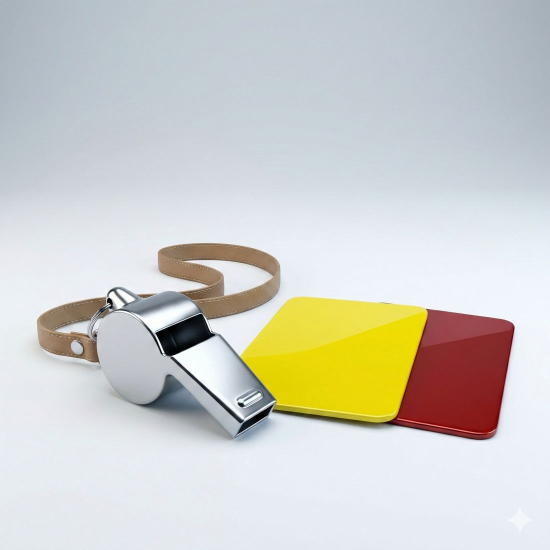
#> input picture img/apito_futebol.jpg, 1100 x 1100 px, given in place of the camera (shown at 1/2 size)
$ python contador.py
#> lines starting #> are read from the running program, lines starting #| are printed output that depends on the picture; after the words box and inside, x2 and y2 are one past the last pixel; in counts of white or black regions, pixels touching at a corner belong together
import cv2
import numpy as np

MIN_AREA = 2500

COLOR_RANGES = {
    "vermelho": [
        ((0, 120, 70), (10, 255, 255)),
        ((170, 120, 70), (179, 255, 255))
    ],
    "verde": [((35, 80, 50), (85, 255, 255))],
    "azul":  [((90, 80, 50), (130, 255, 255))],
    "amarelo": [((20, 100, 80), (35, 255, 255))],
}

def count_color_objects(hsv, ranges):
    mask_total = np.zeros(hsv.shape[:2], dtype=np.uint8)

    for (lower, upper) in ranges:
        lower_np = np.array(lower, dtype=np.uint8)
        upper_np = np.array(upper, dtype=np.uint8)
        mask_total = cv2.bitwise_or(mask_total, cv2.inRange(hsv, lower_np, upper_np))

    kernel = np.ones((5, 5), np.uint8)
    mask_total = cv2.morphologyEx(mask_total, cv2.MORPH_OPEN, kernel, iterations=1)
    mask_total = cv2.morphologyEx(mask_total, cv2.MORPH_CLOSE, kernel, iterations=2)

    contours, _ = cv2.findContours(mask_total, cv2.RETR_EXTERNAL, cv2.CHAIN_APPROX_SIMPLE)

    count = 0
    boxes = []
    for c in contours:
        area = cv2.contourArea(c)
        if area >= MIN_AREA:
            count += 1
            x, y, w, h = cv2.boundingRect(c)
            boxes.append((x, y, w, h))

    return count, boxes

def draw_panel(img, title, data, x, y, line_h=28):
    cv2.putText(img, title, (x, y), cv2.FONT_HERSHEY_SIMPLEX, 0.9, (255,255,255), 2)
    yy = y + line_h
    for k, v in data.items():
        cv2.putText(img, f"{k}: {v}", (x, yy), cv2.FONT_HERSHEY_SIMPLEX, 0.8, (255,255,255), 2)
        yy += line_h

def main():
    cap = cv2.VideoCapture(0)
    if not cap.isOpened():
        print("Não consegui abrir a webcam.")
        return

    # Placares acumulados
    scoreboard = {k: 0 for k in COLOR_RANGES.keys()}

    # Guarda a contagem "na tela" anterior para detectar aumento (entrada)
    prev_live = {k: 0 for k in COLOR_RANGES.keys()}

    while True:
        ok, frame = cap.read()
#> frame is the input picture: shape (1100, 1100, 3); mean B, G, R 201.7, 207.6, 207.1
        if not ok:
            break

        frame = cv2.flip(frame, 1)
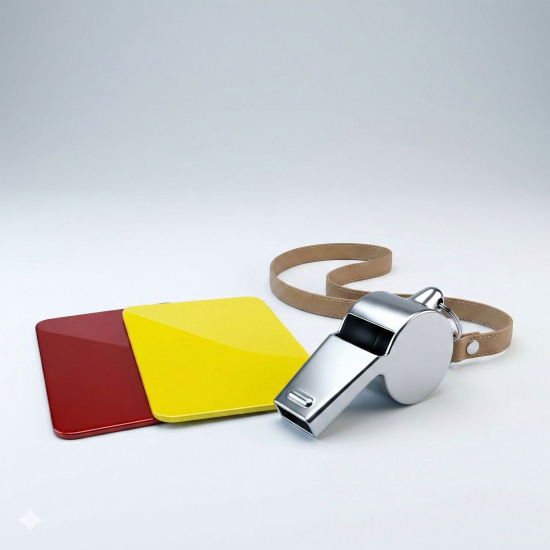
#> frame: shape (1100, 1100, 3) (shown at 1/2 size); mean B, G, R 201.7, 207.6, 207.1
        hsv = cv2.cvtColor(frame, cv2.COLOR_BGR2HSV)
#> hsv: shape (1100, 1100, 3); mean H, S, V 96.3, 36.2, 218.4

        live_counts = {}
        overlay = frame.copy()

        # conta e desenha caixas
        for name, ranges in COLOR_RANGES.items():
            cnt, boxes = count_color_objects(hsv, ranges)
            live_counts[name] = cnt

            for (x, y, w, h) in boxes:
                cv2.rectangle(overlay, (x, y), (x + w, y + h), (255, 255, 255), 2)
                cv2.putText(overlay, name, (x, y - 8),
                            cv2.FONT_HERSHEY_SIMPLEX, 0.7, (255, 255, 255), 2)
#> this loop made 4 passes
#> (cnt, boxes) on passes 1, 4: (1, [(72, 622, 241, 256)]), (1, [(245, 594, 373, 254)])
#> cnt on passes 2 to 3: 0, 0
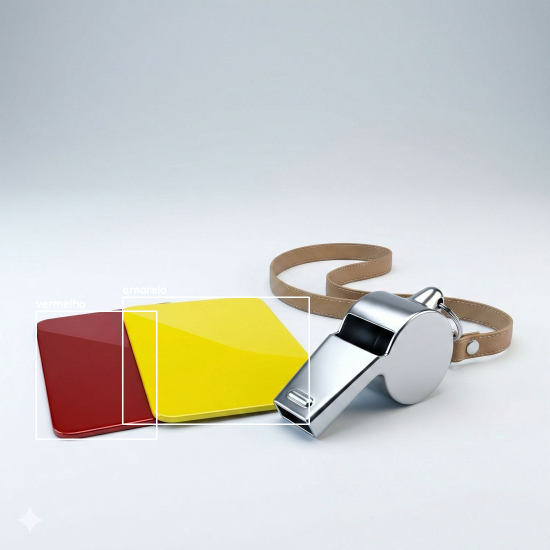
#> overlay: shape (1100, 1100, 3) (shown at 1/2 size); 0.66% of pixels changed, all inside (x1, y1, x2, y2) = (71, 570, 620, 880)
#> after the loop, live_counts = {'vermelho': 1, 'verde': 0, 'azul': 0, 'amarelo': 1}

        # Atualiza placar: soma APENAS quando aumentou a quantidade na tela
        for k in live_counts.keys():
            diff = live_counts[k] - prev_live[k]
            if diff > 0:
                scoreboard[k] += diff
#> this loop made 4 passes
#> (k, diff) on passes 1 to 4: ('vermelho', 1), ('verde', 0), ('azul', 0), ('amarelo', 1)
#> after the loop, scoreboard has the same summary as live_counts
        prev_live = live_counts.copy()
#> prev_live has the same summary as live_counts

        # Painéis: ao vivo e acumulado
        draw_panel(overlay, "AO VIVO (na tela)", live_counts, 10, 30)
#> the loop in draw_panel, `for k, v in data.items():` made 4 passes
#> (k, v, yy) on passes 1 to 4: ('vermelho', 1, 86), ('verde', 0, 114), ('azul', 0, 142), ('amarelo', 1, 170)
#> after the loop in draw_panel, `for k, v in data.items():`:
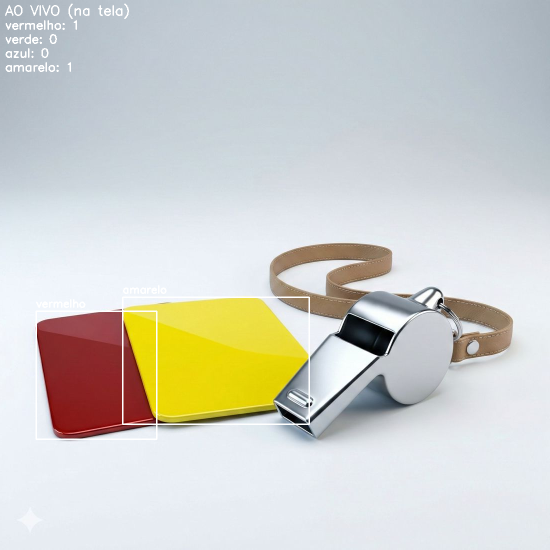
#> img: shape (1100, 1100, 3) (shown at 1/2 size); mean B, G, R 202.5, 208.3, 207.8
#> after the loop in draw_panel, `for k, v in data.items():`: yy = 170
        draw_panel(overlay, "PLACAR (acumulado)", scoreboard, 10, 190)
#> call 2 of draw_panel, with title = 'PLACAR (acumulado)', x = 10, y = 190, line_h = 28
#> in draw_panel (call 2), `cv2.putText(img, title, (x, y), cv2.FONT_HERSHEY_SIMPLEX, 0.9, (255,25..`:
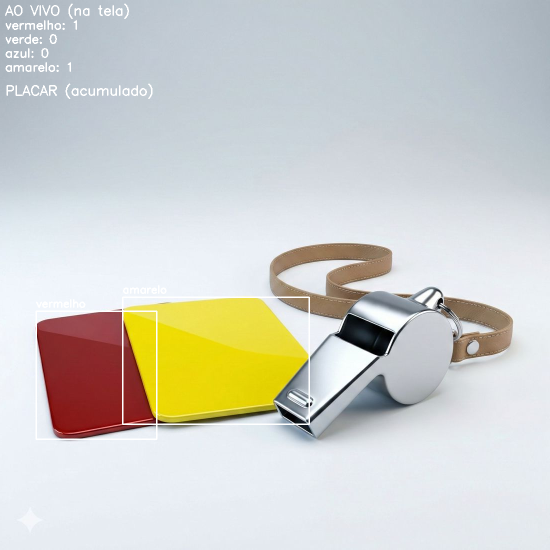
#> img: shape (1100, 1100, 3) (shown at 1/2 size); 0.17% of pixels changed, all inside (x1, y1, x2, y2) = (13, 167, 305, 198)
#> the loop in draw_panel (call 2), `for k, v in data.items():` made 4 passes
#> (k, v, yy) on passes 1 to 4: ('vermelho', 1, 246), ('verde', 0, 274), ('azul', 0, 302), ('amarelo', 1, 330)
#> after the loop in draw_panel (call 2), `for k, v in data.items():`:
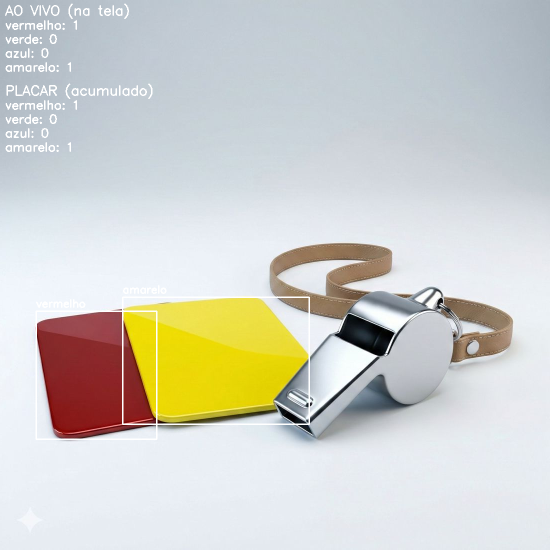
#> img: shape (1100, 1100, 3) (shown at 1/2 size); 0.24% of pixels changed, all inside (x1, y1, x2, y2) = (11, 200, 154, 304)
#> after the loop in draw_panel (call 2), `for k, v in data.items():`: yy = 330

        cv2.putText(overlay, "Teclas: R=zerar placar | Q=sair",
                    (10, overlay.shape[0]-15), cv2.FONT_HERSHEY_SIMPLEX, 0.7, (255,255,255), 2)
#> overlay: shape (1100, 1100, 3); 0.18% of pixels changed, all inside (x1, y1, x2, y2) = (10, 1067, 365, 1092)

        cv2.imshow("Placar de placas por cor", overlay)

        key = cv2.waitKey(1) & 0xFF
#> (key q is pressed here)
        if key == ord('q'):
            break
        elif key == ord('r'):
            scoreboard = {k: 0 for k in COLOR_RANGES.keys()}
            prev_live = {k: 0 for k in COLOR_RANGES.keys()}

    cap.release()
    cv2.destroyAllWindows()

if __name__ == "__main__":
    main()

$ run again, on img/atestado_medico.jpg
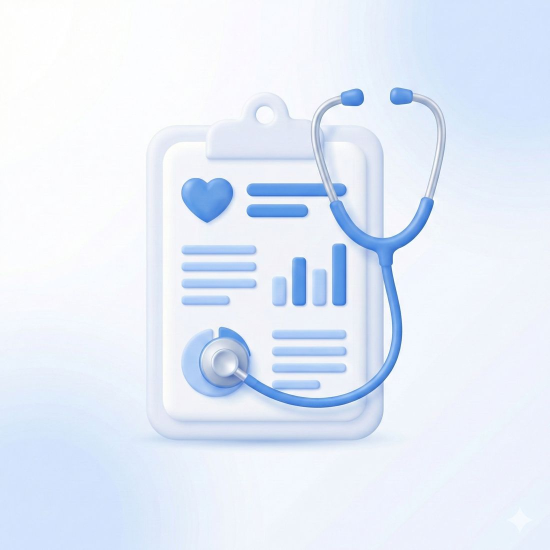
#> input picture img/atestado_medico.jpg, 1100 x 1100 px, given in place of the camera (shown at 1/2 size)
#> in main, frame is the input picture: shape (1100, 1100, 3); mean B, G, R 249.1, 236.4, 228.2
#> hsv: shape (1100, 1100, 3); mean H, S, V 103.6, 22.2, 249.2
#> the loop in main, `for name, ranges in COLOR_RANGES.items():` made 4 passes
#> cnt on passes 1 to 4: 0, 0, 5, 0
#> after the loop in main, `for name, ranges in COLOR_RANGES.items():`:
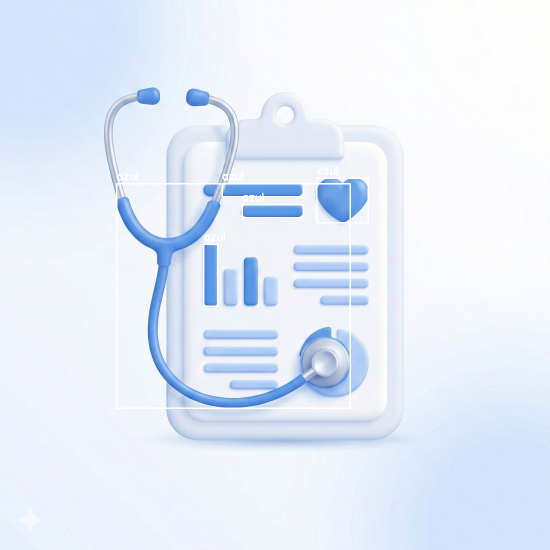
#> overlay: shape (1100, 1100, 3) (shown at 1/2 size); mean B, G, R 249.2, 236.7, 228.6
#> after the loop in main, `for name, ranges in COLOR_RANGES.items():`: live_counts = {'vermelho': 0, 'verde': 0, 'azul': 5, 'amarelo': 0}
#> the loop in main, `for k in live_counts.keys():` made 4 passes
#> after the loop in main, `for k in live_counts.keys():`: scoreboard has the same summary as live_counts
#> prev_live has the same summary as live_counts
#> the loop in draw_panel, `for k, v in data.items():` made 4 passes
#> (k, v, yy) on passes 1 to 4: ('vermelho', 0, 86), ('verde', 0, 114), ('azul', 5, 142), ('amarelo', 0, 170)
#> after the loop in draw_panel, `for k, v in data.items():`: yy = 170
#> the loop in draw_panel (call 2), `for k, v in data.items():` made 4 passes
#> (k, v, yy) on passes 1 to 4: ('vermelho', 0, 246), ('verde', 0, 274), ('azul', 5, 302), ('amarelo', 0, 330)
#> after the loop in draw_panel (call 2), `for k, v in data.items():`:
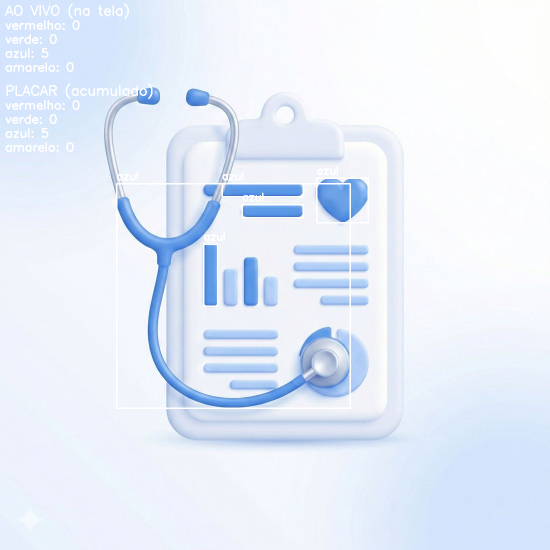
#> img: shape (1100, 1100, 3) (shown at 1/2 size); mean B, G, R 249.3, 236.9, 228.9
#> after the loop in draw_panel (call 2), `for k, v in data.items():`: yy = 330
